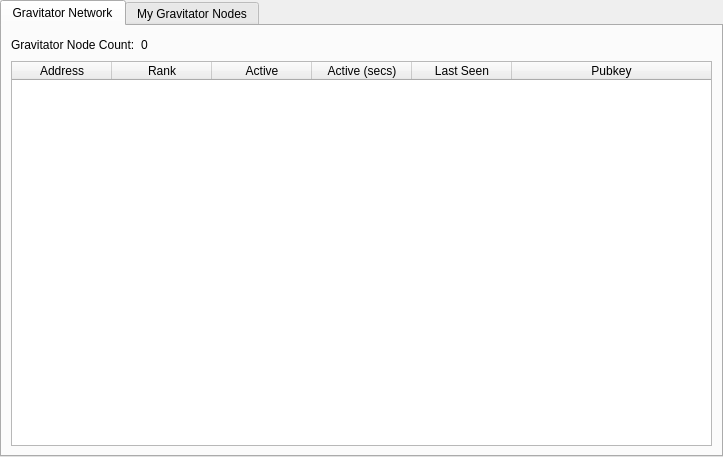
<?xml version="1.0" encoding="UTF-8"?>
<ui version="4.0">
 <class>MasternodeManager</class>
 <widget class="QWidget" name="MasternodeManager">
  <property name="geometry">
   <rect>
    <x>0</x>
    <y>0</y>
    <width>723</width>
    <height>457</height>
   </rect>
  </property>
  <property name="windowTitle">
   <string>Form</string>
  </property>
  <layout class="QVBoxLayout" name="topLayout">
   <property name="leftMargin">
    <number>0</number>
   </property>
   <property name="topMargin">
    <number>0</number>
   </property>
   <property name="rightMargin">
    <number>0</number>
   </property>
   <property name="bottomMargin">
    <number>0</number>
   </property>
   <item>
    <layout class="QVBoxLayout" name="verticalLayout">
     <property name="bottomMargin">
      <number>0</number>
     </property>
     <item>
      <widget class="QTabWidget" name="tabWidget">
       <property name="currentIndex">
        <number>0</number>
       </property>
       <widget class="QWidget" name="tab">
        <attribute name="title">
         <string>Gravitator Network</string>
        </attribute>
        <layout class="QGridLayout" name="gridLayout">
         <item row="1" column="0">
          <widget class="QTableWidget" name="tableWidget">
           <property name="editTriggers">
            <set>QAbstractItemView::NoEditTriggers</set>
           </property>
           <property name="alternatingRowColors">
            <bool>true</bool>
           </property>
           <property name="selectionBehavior">
            <enum>QAbstractItemView::SelectRows</enum>
           </property>
           <attribute name="horizontalHeaderStretchLastSection">
            <bool>true</bool>
           </attribute>
           <column>
            <property name="text">
             <string>Address</string>
            </property>
           </column>
           <column>
            <property name="text">
             <string>Rank</string>
            </property>
           </column>
           <column>
            <property name="text">
             <string>Active</string>
            </property>
           </column>
           <column>
            <property name="text">
             <string>Active (secs)</string>
            </property>
           </column>
           <column>
            <property name="text">
             <string>Last Seen</string>
            </property>
           </column>
           <column>
            <property name="text">
             <string>Pubkey</string>
            </property>
           </column>
          </widget>
         </item>
         <item row="0" column="0">
          <layout class="QHBoxLayout" name="horizontalLayout_3">
           <property name="bottomMargin">
            <number>0</number>
           </property>
           <item>
            <widget class="QLabel" name="label_2">
             <property name="text">
              <string>Gravitator Node Count:</string>
             </property>
            </widget>
           </item>
           <item>
            <widget class="QLabel" name="countLabel">
             <property name="text">
              <string>0</string>
             </property>
            </widget>
           </item>
           <item>
            <spacer name="horizontalSpacer_3">
             <property name="orientation">
              <enum>Qt::Horizontal</enum>
             </property>
             <property name="sizeHint" stdset="0">
              <size>
               <width>40</width>
               <height>20</height>
              </size>
             </property>
            </spacer>
           </item>
          </layout>
         </item>
        </layout>
       </widget>
       <widget class="QWidget" name="tab_2">
        <attribute name="title">
         <string>My Gravitator Nodes</string>
        </attribute>
        <layout class="QGridLayout" name="gridLayout_2">
         <item row="0" column="0">
          <layout class="QVBoxLayout" name="verticalLayout_2">
           <property name="bottomMargin">
            <number>0</number>
           </property>
           <item>
            <layout class="QHBoxLayout" name="horizontalLayout">
             <item>
              <widget class="QPushButton" name="createButton">
               <property name="text">
                <string>&amp;Create...</string>
               </property>
              </widget>
             </item>
             <item>
              <widget class="QPushButton" name="copyAddressButton">
               <property name="text">
                <string>Copy &amp;Address</string>
               </property>
              </widget>
             </item>
             <item>
              <spacer name="horizontalSpacer">
               <property name="orientation">
                <enum>Qt::Horizontal</enum>
               </property>
               <property name="sizeHint" stdset="0">
                <size>
                 <width>40</width>
                 <height>20</height>
                </size>
               </property>
              </spacer>
             </item>
            </layout>
           </item>
           <item>
            <widget class="QTableWidget" name="tableWidget_2">
             <property name="editTriggers">
              <set>QAbstractItemView::NoEditTriggers</set>
             </property>
             <property name="alternatingRowColors">
              <bool>true</bool>
             </property>
             <property name="selectionMode">
              <enum>QAbstractItemView::SingleSelection</enum>
             </property>
             <property name="selectionBehavior">
              <enum>QAbstractItemView::SelectRows</enum>
             </property>
             <attribute name="horizontalHeaderStretchLastSection">
              <bool>true</bool>
             </attribute>
             <column>
              <property name="text">
               <string>Alias</string>
              </property>
             </column>
             <column>
              <property name="text">
               <string>IP/Onion</string>
              </property>
             </column>
             <column>
              <property name="text">
               <string>Status</string>
              </property>
             </column>
             <column>
              <property name="text">
               <string>Collateral Address</string>
              </property>
             </column>
            </widget>
           </item>
           <item>
            <layout class="QHBoxLayout" name="horizontalLayout_2">
             <property name="bottomMargin">
              <number>0</number>
             </property>
             <item>
              <widget class="QPushButton" name="editButton">
               <property name="text">
                <string>&amp;Edit</string>
               </property>
              </widget>
             </item>
             <item>
              <widget class="QPushButton" name="getConfigButton">
               <property name="text">
                <string>&amp;Get Config</string>
               </property>
              </widget>
             </item>
             <item>
              <widget class="QPushButton" name="removeButton">
               <property name="text">
                <string>&amp;Remove</string>
               </property>
              </widget>
             </item>
             <item>
              <spacer name="horizontalSpacer_2">
               <property name="orientation">
                <enum>Qt::Horizontal</enum>
               </property>
               <property name="sizeHint" stdset="0">
                <size>
                 <width>40</width>
                 <height>20</height>
                </size>
               </property>
              </spacer>
             </item>
            </layout>
           </item>
           <item>
            <layout class="QHBoxLayout" name="horizontalLayout_4">
             <property name="bottomMargin">
              <number>0</number>
             </property>
             <item>
              <widget class="QPushButton" name="startButton">
               <property name="text">
                <string>&amp;Start</string>
               </property>
              </widget>
             </item>
             <item>
              <widget class="QPushButton" name="stopButton">
               <property name="text">
                <string>Sto&amp;p</string>
               </property>
              </widget>
             </item>
             <item>
              <spacer name="horizontalSpacer_4">
               <property name="orientation">
                <enum>Qt::Horizontal</enum>
               </property>
               <property name="sizeHint" stdset="0">
                <size>
                 <width>40</width>
                 <height>20</height>
                </size>
               </property>
              </spacer>
             </item>
            </layout>
           </item>
           <item>
            <layout class="QHBoxLayout" name="horizontalLayout_5">
             <property name="bottomMargin">
              <number>0</number>
             </property>
             <item>
              <widget class="QPushButton" name="startAllButton">
               <property name="text">
                <string>S&amp;tart All</string>
               </property>
              </widget>
             </item>
             <item>
              <widget class="QPushButton" name="stopAllButton">
               <property name="text">
                <string>St&amp;op All</string>
               </property>
              </widget>
             </item>
             <item>
              <spacer name="horizontalSpacer_5">
               <property name="orientation">
                <enum>Qt::Horizontal</enum>
               </property>
               <property name="sizeHint" stdset="0">
                <size>
                 <width>40</width>
                 <height>20</height>
                </size>
               </property>
              </spacer>
             </item>
            </layout>
           </item>
          </layout>
         </item>
        </layout>
       </widget>
      </widget>
     </item>
    </layout>
   </item>
  </layout>
 </widget>
 <resources/>
 <connections/>
</ui>
